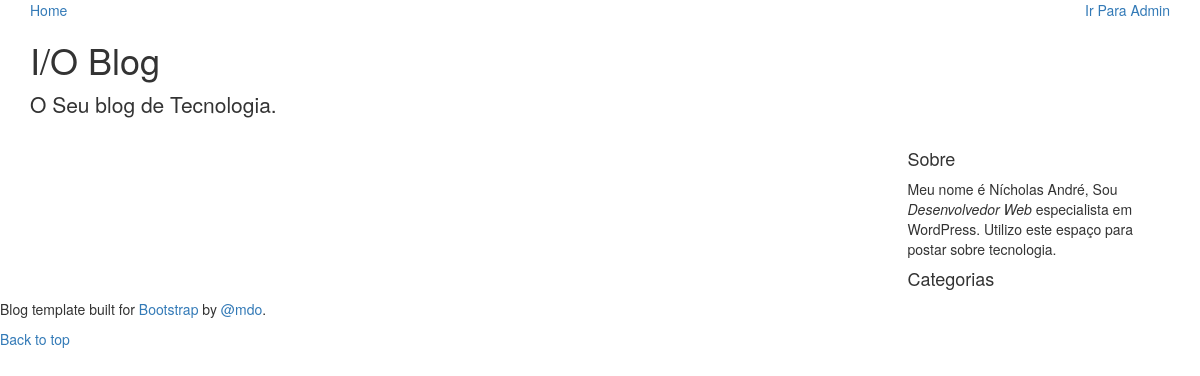
The app's page /, older data.
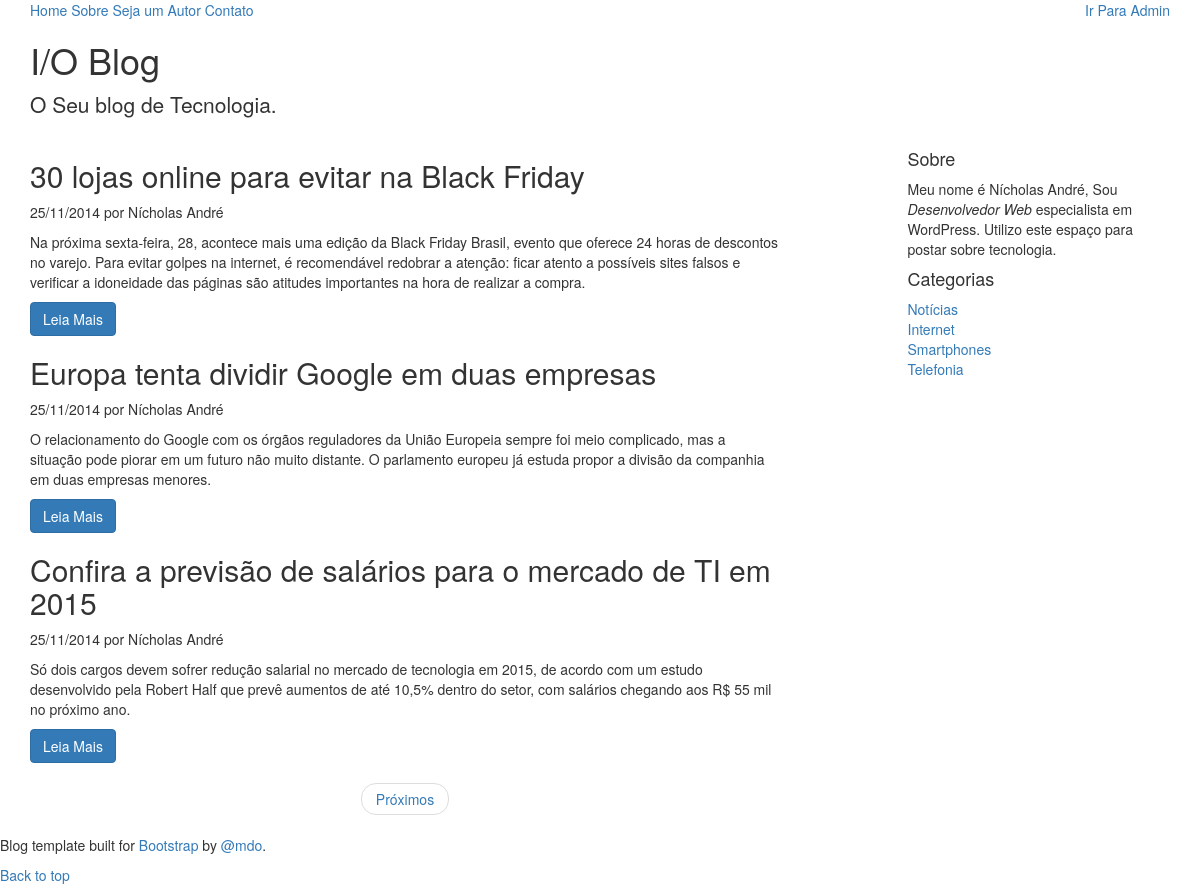
The same page, newer data.
### tables this page shows
CREATE TABLE IF NOT EXISTS `posts` (
  `ID` int(11) NOT NULL AUTO_INCREMENT,
  `post_author` int(11) NOT NULL,
  `post_image` int(11) DEFAULT NULL,
  `post_type` varchar(20) DEFAULT NULL,
  `post_title` text,
  `post_date` datetime DEFAULT NULL,
  `post_content` longtext,
  `post_excerpt` text,
  `post_status` char(2) DEFAULT NULL,
  `post_order` int(11) DEFAULT '0',
  PRIMARY KEY (`ID`,`post_author`),
  KEY `fk_posts_users1_idx` (`post_author`),
  KEY `fk_posts_uploads1_idx` (`post_image`)
);

CREATE TABLE IF NOT EXISTS `users` (
  `ID` int(11) NOT NULL AUTO_INCREMENT,
  `user_email` varchar(60) DEFAULT NULL,
  `user_pass` char(40) DEFAULT NULL,
  `user_first_name` varchar(60) DEFAULT NULL,
  `user_last_name` varchar(60) DEFAULT NULL,
  PRIMARY KEY (`ID`)
);

CREATE TABLE IF NOT EXISTS `categories` (
  `ID` int(11) NOT NULL AUTO_INCREMENT,
  `cat_name` varchar(200) DEFAULT NULL,
  `cat_description` text,
  PRIMARY KEY (`ID`)
);

### wcms-admin/include/utils.php (called while the page is built, shortened)
<?php
function _get( $actionName ) {
	return strip_tags( filter_input(INPUT_GET, $actionName) );
}

### wcms-admin/include/template_api.php (called while the page is built)
<?php
function get_header( $suffix = '' ) {
	$_suffix = empty($suffix) ? '' : '-' . $suffix;
	include( WCMS_SITE_DIR . '/header' . $_suffix . '.php');
}
function get_footer( $suffix = '' ) {
	$_suffix = empty($suffix) ?  '' : '-' . $suffix;
	include( WCMS_SITE_DIR . '/footer' . $_suffix . '.php');
}
function get_sidebar( $suffix = '' ) {
	$_suffix = empty($suffix) ?  '' : '-' . $suffix;
	include( WCMS_SITE_DIR . '/sidebar' . $_suffix . '.php');
}
function wcms_get_menu_pages( $nPages = -1 ) {
	$nPages = ($nPages == -1) ? [] : [0,$nPages];
	return wcms_db_select('posts', ['*'], ['post_type' => 'page'], $nPages, ['post_order', 'ASC'] );
}
function get_permalink($action, Array $params = null) {
	$sParams = '';
	if ( ! is_null($params) ) {
		$aParams = array_map(function($key, $value) { return $key . '=' . urlencode($value); }, array_keys($params), array_values($params));
		$sParams = '&' . implode('&', $aParams);
	}
	return WCMS_BASE_URL . '/index.php?view=' . $action . $sParams;
}
function is_menu_selected( $menu_action, Array $params = null ) {
	$active = true;
	if ( _get('view') != $menu_action ) $active = false;
	if ( ! is_null($params) ) {
		array_walk($params,
			function($item, $key) use (&$active) {
				if ( _get($key) != $item ) {
					$active = false;
				}
			}
		);
	}
	if ( $active || ($menu_action == 'index' && !_get('view') ) ) {
		return true;
	}
	return false;
}

### wcms-admin/api/database_api.php (called while the page is built, shortened)
<?php
function wcms_db_parse( Array $data, $parse_mode = WCMS_DB_PARSE_EQ, $sep = ' AND ' ) {
	if ( empty($data) ) return ['',[] ];
	$prefix = '';
	if ( $parse_mode == WCMS_DB_PARSE_LIST) {
		$prefix = 'i_';
		$placeholders 	= array_map( function($key) use ($prefix) { return ":{$prefix}" . $key; }, array_keys($data) );
		$placeholders 	= implode(',', $placeholders);
	} else if ( $parse_mode == WCMS_DB_PARSE_EQ ) {
		$prefix = 'eq_';
		$placeholders   = array_map(
							function( $key ) use ($prefix) {
								return $key . " = " . ":{$prefix}" . $key . "";
							},
							array_keys($data)
		);
		$placeholders   = implode($sep, $placeholders);
	}
	$values = array_map(
		function ( $key, $value ) use ($prefix){
			return ['placeholder' => ":{$prefix}" . $key, 'value' => $value];
		},
		array_keys($data), array_values($data)
	);
	return [$placeholders, $values];
}
function wcms_db_prepare($stmt, Array $values) {
	foreach ($values as  $value) {
		$stmt->bindValue($value['placeholder'], $value['value'], PDO::PARAM_STR);
	}
}
function wcms_db_select($table, Array $columns, Array $where = [] , Array $limit = [], Array $order = [], $result_mode = PDO::FETCH_OBJ ) {
	$conn = getConnection();
	$sColumns  =  implode(',', $columns);
	list($placeholders, $values) = wcms_db_parse($where, WCMS_DB_PARSE_EQ);
	$sWhere = '';
	if ( ! empty($where) )
		$sWhere = " WHERE " . $placeholders;
	$sLimit = '';
	if ( ! empty($limit) )
		$sLimit = 'LIMIT ' . implode(',', $limit);
	$sOrder = '';
	if ( ! empty($order) )
		$sOrder =  'ORDER BY ' . $order[0] . ' ' . $order[1];
	$stmt = $conn->prepare("SELECT {$sColumns} FROM {$table} {$sWhere} {$sOrder} {$sLimit}");
	if ( ! empty($where) )
		wcms_db_prepare($stmt, $values);
	if ( $stmt->execute() )
		return $stmt->fetchAll($result_mode);
	return false;
}

### wcms-admin/api/posts_api.php (called while the page is built, shortened)
<?php
function get_posts($postsPerPage = 5, $post_type = 'post', $cat_id = null) {
	$paged = _get('paged');
	$offset = 0;
	$posts = null;
	$totalPosts = 0;
	if ( is_null($cat_id) ) {
		$totalPosts = wcms_db_select('posts', ['count(ID) as total'], ['post_type' => $post_type] )[0]->total;
		$posts = wcms_db_select('posts', ['*'],['post_type' => $post_type],[$offset, $postsPerPage], ['post_date', 'DESC']);
	}
	if ( $posts ) {
		$posts[0]->total_posts = $totalPosts;
		$posts[0]->posts_per_page = $postsPerPage;
	}
	return $posts;
}
function get_post_author( $post ) {
	$author = wcms_db_select('users', ['*'], ['ID' => $post->post_author]  );
	if ( $author ) {
		$author = $author[0];
		return $author->user_first_name . ' ' .  $author->user_last_name;
	} else {
		return  '';
	}
}
function previous_posts_link( $posts ) {
	if ( ! $posts ) return;
	$paged = _get('paged') ? _get('paged') : 1;
	$nextPage = $paged * $posts[0]->posts_per_page;
	if ( $nextPage < $posts[0]->total_posts ) {
		return $paged+1;
	}
	return false;
}

### wcms-admin/api/category_api.php (called while the page is built)
<?php
function wcms_fetch_all_cats() {
	return wcms_db_select('categories', ['*']);
}

### site/index.php (the view, shortened to what this page needs)
<?php get_header(); ?>
<div class="row">
  <div class="col-sm-8 blog-main">
    <?php
      $posts = get_posts( 3 );
      if ( $posts ) : foreach($posts as $post):
        $link = get_permalink('single', ['post_id' => $post->ID]);
    ?>
      <div class="blog-post">
        <h2 class="blog-post-title"><?= $post->post_title; ?></h2>
        <p class="blog-post-meta"><?= date('d/m/Y', strtotime($post->post_date) ); ?> por
          <?= get_post_author( $post ); ?></p>
        <p><?= $post->post_excerpt; ?></p>
        <a class="btn btn-primary" href="<?= $link; ?>">Leia Mais</a>
      </div>
    <?php endforeach; endif; ?>
    <nav>
      <ul class="pager">
        <?php
          $previousLink = previous_posts_link( $posts );
        ?>
        <?php if ( $previousLink ) : ?>
          <li><a href="<?= get_permalink('index', ['paged' => $previousLink]); ?>">Próximos</a></li>
        <?php endif; ?>
      </ul>
    </nav>
  </div>
  <?php get_sidebar(); ?>
</div>
<?php get_footer(); ?>

### index.php (shortened to what this page needs)
<?php
include(WCMS_ADMIN_DIR . '/include/template_api.php');
$page = _get('view');
switch($page) {
	default:
		include( WCMS_SITE_DIR . '/index.php');
	break;
}
?>

### site/header.php (shortened to what this page needs)
<!DOCTYPE html>
<html lang="en">
  <head>
    <link href="<?= WCMS_SITE_URL ?>/assets/css/bootstrap.min.css" rel="stylesheet">
    <link href="<?= WCMS_SITE_URL ?>/assets/css/style.css" rel="stylesheet">
  </head>
  <body>
    <div class="blog-masthead">
      <div class="container">
        <nav class="blog-nav">
          <a class="blog-nav-item <?php if ( is_menu_selected('index') ) echo 'active' ?>" href="<?= WCMS_BASE_URL; ?>">Home</a>
          <?php
          	$menu_pages = wcms_get_menu_pages( 6 );
          	if ( $menu_pages ) : foreach($menu_pages as $page):
          ?>
      		<a class="blog-nav-item <?php if ( is_menu_selected('page', ['post_id' => $page->ID]) ) echo 'active' ?>" href="<?= get_permalink('page', ['post_id' => $page->ID]); ?>"><?= $page->post_title; ?></a>
      	  <?php endforeach; endif; ?>
          <a class="blog-nav-item pull-right" href="<?= WCMS_BASE_URL ?>/wcms-admin">Ir Para Admin</a>
        </nav>
      </div>
    </div>
    <div class="container">
      <div class="blog-header">
        <h1 class="blog-title">I/O Blog</h1>
        <p class="lead blog-description">O Seu blog de Tecnologia.</p>
      </div>

### site/sidebar.php
<div class="col-sm-3 col-sm-offset-1 blog-sidebar">
<div class="sidebar-module sidebar-module-inset">
  <h4>Sobre</h4>
    <p>Meu nome é Nícholas André, Sou <em>Desenvolvedor Web</em> especialista em WordPress. Utilizo este espaço para postar sobre tecnologia.</p>
</div>
<div class="sidebar-module">
  <h4>Categorias</h4>
  <ol class="list-unstyled">
  	<?php
  		$cats = wcms_fetch_all_cats();
  		foreach($cats as $cat) :
  	?>
    	<li><a href="<?= get_permalink('category', ['cat_id' => $cat->ID ] ); ?>"><?= $cat->cat_name; ?></a></li>
	<?php endforeach; ?>
  </ol>
</div>
</div>

### site/footer.php (shortened to what this page needs)
        </div>
    <footer class="blog-footer">
      <p>Blog template built for <a href="http://getbootstrap.com">Bootstrap</a> by <a href="https://twitter.com/mdo">@mdo</a>.</p>
      <p>
        <a href="#">Back to top</a>
      </p>
    </footer>
  </body>
</html>

Row changes from the older to the newer data that the page shows:
added posts: post_title "Sobre"
added posts: post_title "Seja um Autor"
added posts: post_title "Contato"
added posts: post_title "30 lojas online para evitar na Black Friday", post_date "25/11/2014", post_author.user_last_name "Nícholas André", post_excerpt "Na próxima sexta-feira, 28, acontece mais uma edição da Black Friday Brasil, evento que oferece 24 horas de descontos no varejo. Para evitar golpes na internet, é recomendável redobrar a atenção: ficar atento a possíveis sites falsos e verificar a idoneidade das páginas são atitudes importantes na hora de realizar a compra.", shown under "I/O Blog"
added posts: post_title "Europa tenta dividir Google em duas empresas", post_date "25/11/2014", post_author.user_last_name "Nícholas André", post_excerpt "O relacionamento do Google com os órgãos reguladores da União Europeia sempre foi meio complicado, mas a situação pode piorar em um futuro não muito distante. O parlamento europeu já estuda propor a divisão da companhia em duas empresas menores.", shown under "I/O Blog"
added posts: post_title "Confira a previsão de salários para o mercado de TI em 2015", post_date "25/11/2014", post_author.user_last_name "Nícholas André", post_excerpt "Só dois cargos devem sofrer redução salarial no mercado de tecnologia em 2015, de acordo com um estudo desenvolvido pela Robert Half que prevê aumentos de até 10,5% dentro do setor, com salários chegando aos R$ 55 mil no próximo ano.", shown under "I/O Blog"
added categories: cat_name "Notícias"
added categories: cat_name "Internet"
added categories: cat_name "Smartphones"
added categories: cat_name "Telefonia"
Text that changed along with them:
text now shown: "Próximos"
